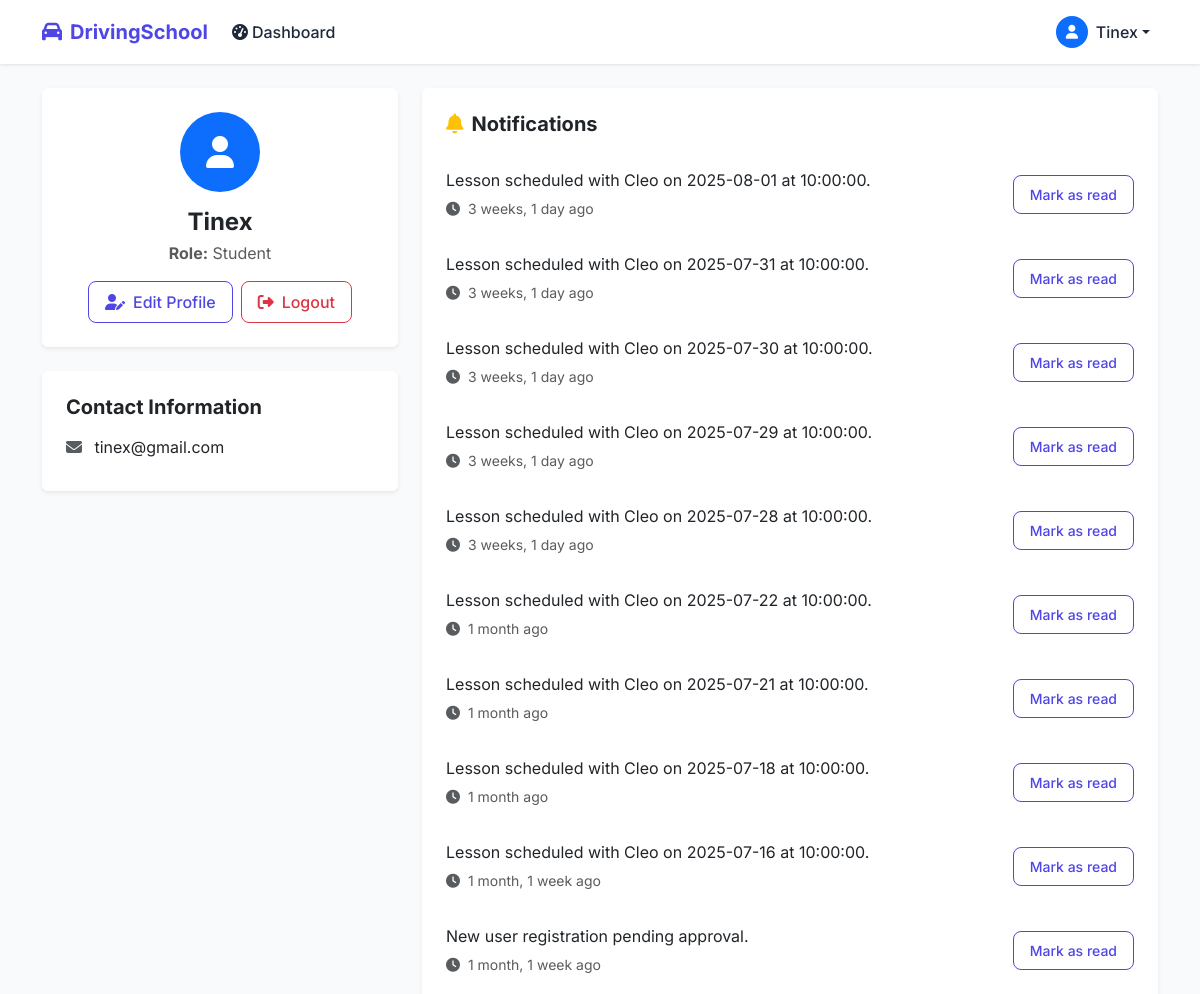
The page /dashboard/ (signed in, upper part) on the database as committed earlier.
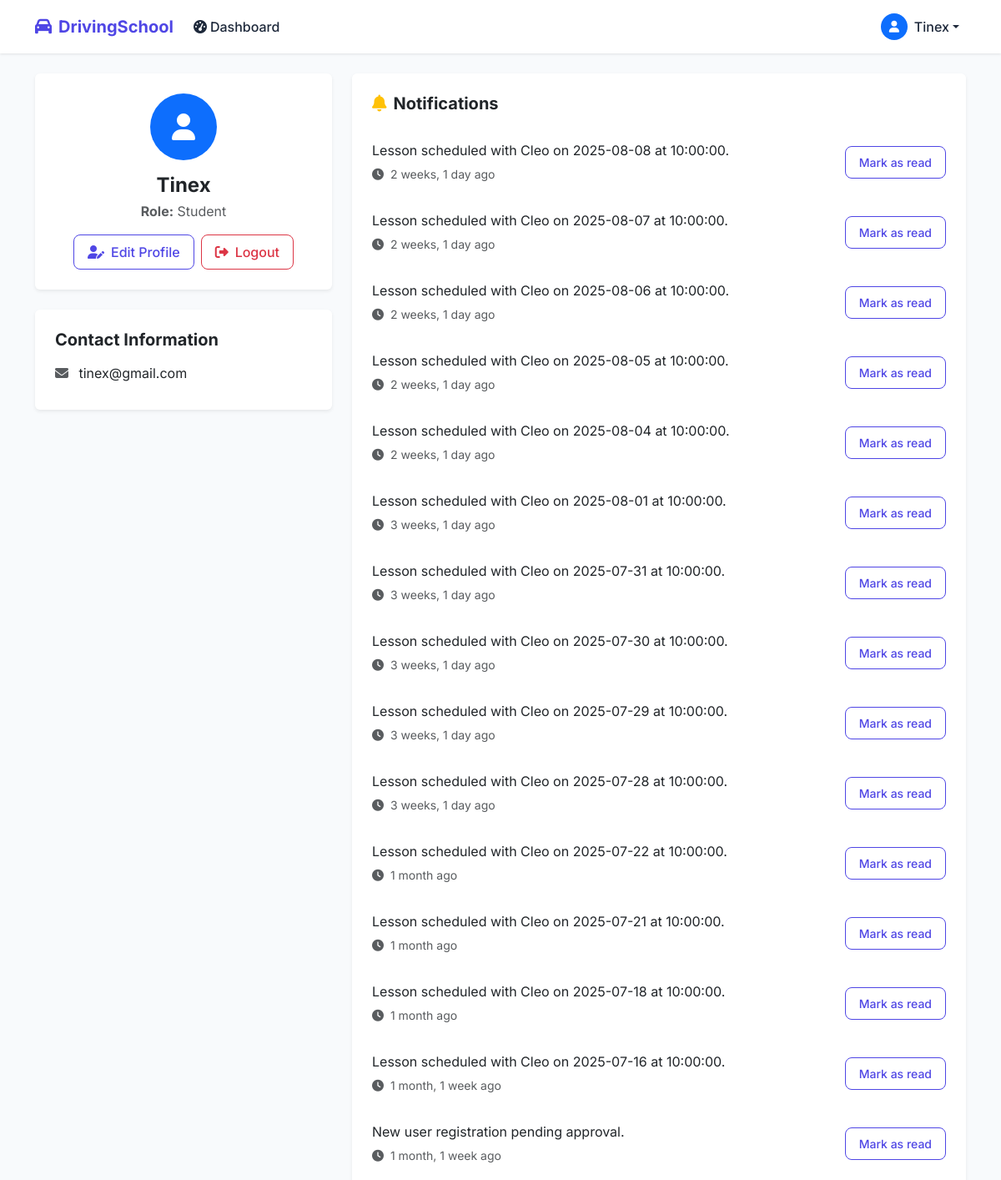
The same page on the database as committed later.
### core/models.py (models this page shows, shortened)
class User(AbstractUser):
    ROLE_CHOICES = (
        ('student', 'Student'),
        ('tutor', 'Tutor'),
        ('admin', 'Admin'),
    )
    PAYMENT_STATUS_CHOICES = (
        ('pending', 'Pending'),
        ('approved', 'Approved'),
        ('rejected', 'Rejected'),
    )
    role = models.CharField(max_length=20, choices=ROLE_CHOICES, default='student')
    phone = models.CharField(max_length=20, blank=True, null=True)
    address = models.TextField(blank=True, null=True)
    is_approved = models.BooleanField(default=False)
    is_invited = models.BooleanField(default=False)
    invitation_code = models.CharField(max_length=64, blank=True, null=True)
    payment_verified = models.BooleanField(default=False)
    payment_proof = models.FileField(upload_to='payment_proofs/', blank=True, null=True)
    payment_status = models.CharField(max_length=20, choices=PAYMENT_STATUS_CHOICES, default='pending')
    payment_submitted_at = models.DateTimeField(blank=True, null=True)
    payment_approved_at = models.DateTimeField(blank=True, null=True)
    profile_picture = models.ImageField(upload_to='profile_pictures/', blank=True, null=True)

class Notification(models.Model):
    user = models.ForeignKey(User, on_delete=models.CASCADE)
    message = models.TextField()
    is_read = models.BooleanField(default=False)
    created_at = models.DateTimeField(auto_now_add=True)

### core/views/auth_views.py (the view, shortened to what this page needs)
# urls.py: path('dashboard/', core_views.dashboard, name='dashboard'),
@login_required
def dashboard(request: HttpRequest) -> HttpResponse:
    user_profile = get_user_profile(request.user) # This will now return the User object
    context: Dict[str, Any] = {'user_profile': user_profile}
    notifications = Notification.objects.filter(
        user=request.user,
        is_read=False
    ).order_by('-created_at')
    context['notifications'] = notifications
    context['upload_payment_proof_url'] = reverse('upload_payment_proof')
    if user_profile: # user_profile is now the User object
        current_date = timezone.now().date()
        if user_profile.role == 'student':
            lessons = user_profile.student_lessons.filter(
                date__gte=current_date
            ).select_related('tutor').order_by('date', 'start_time') # tutor__user is not needed if tutor is a User object
            context['lessons'] = lessons
    return render(request, 'dashboard.html', context)

### core/views/auth_views.py (called while the page is built)
def get_user_profile(user: User) -> Optional[User]:
    return user

### core/templates/dashboard.html (shortened to what this page needs)
{% extends 'base.html' %}
{% block content %}
<div class="row">
    <div class="col-lg-4 mb-4">
        <div class="card border-0 shadow-sm">
                <div class="card-body text-center p-4">
                <div class="bg-primary text-white rounded-circle d-inline-flex align-items-center justify-content-center mb-3" style="width: 80px; height: 80px;">
                    <i class="fas fa-user fa-2x"></i>
                </div>
                <h4 class="fw-bold mb-1">{{ user.get_full_name|default:user.username }}</h4>
                <p class="text-muted mb-3"><strong>Role:</strong> {{ user_profile.get_role_display }}</p>
                <div class="d-flex justify-content-center gap-2">
                    <a href="{% url 'edit_profile' %}" class="btn btn-outline-primary">
                        <i class="fas fa-user-edit me-2"></i>Edit Profile
                    </a>
                    <a href="{% url 'logout' %}" class="btn btn-outline-danger">
                        <i class="fas fa-sign-out-alt me-2"></i>Logout
                    </a>
                </div>
            </div>
        </div>
        <div class="card border-0 shadow-sm mt-4">
            <div class="card-body p-4">
                <h5 class="fw-bold mb-3">Contact Information</h5>
                <div class="mb-2">
                    <i class="fas fa-envelope text-muted me-2"></i>
                    {{ user.email }}
                </div>
            </div>
        </div>
    </div>
    <div class="col-lg-8">
        {% if notifications %}
        <div class="card border-0 shadow-sm mb-4">
            <div class="card-body p-4">
                <div class="d-flex justify-content-between align-items-center mb-3">
                    <h5 class="fw-bold mb-0">
                        <i class="fas fa-bell text-warning me-2"></i>Notifications
                    </h5>
                </div>
                <div class="list-group list-group-flush">
                    {% for notification in notifications %}
                    <div class="list-group-item border-0 px-0 py-3 notification-item">
                        <div class="d-flex justify-content-between align-items-center">
                            <div class="me-3">
                                <p class="mb-1">{{ notification.message }}</p>
                                <small class="text-muted">
                                    <i class="fas fa-clock me-1"></i>
                                    {{ notification.created_at|timesince }} ago
                                </small>
                            </div>
                            <a href="/notification/read/{{ notification.id }}/"
                               class="btn btn-sm btn-outline-primary mark-notification-read"
                               data-notification-id="{{ notification.id }}">
                                Mark as read
                            </a>
                        </div>
                    </div>
                    {% endfor %}
                </div>
            </div>
        </div>
        {% endif %}
    </div>
</div>
{% endblock %}

### core/templates/base.html (shortened to what this page needs)
<!DOCTYPE html>
<html lang="en" data-theme="light">
<head>
    <link href="https://cdn.jsdelivr.net/npm/bootstrap@5.3.2/dist/css/bootstrap.min.css" rel="stylesheet">
    <link rel="stylesheet" href="https://cdnjs.cloudflare.com/ajax/libs/font-awesome/6.4.0/css/all.min.css">
    {% load static %}
    <link rel="stylesheet" href="{% static 'css/style.css' %}">
</head>
<body>
    <nav class="navbar navbar-expand-lg navbar-custom sticky-top">
        <div class="container">
            <a class="navbar-brand d-flex align-items-center" href="{% url 'home' %}">
                <i class="fas fa-car me-2"></i>
                <span class="fw-bold">DrivingSchool</span>
            </a>
            <div class="collapse navbar-collapse" id="navbarNav">
                <ul class="navbar-nav me-auto">
                    {% if user.is_authenticated %}
                        <li class="nav-item">
                            <a class="nav-link" href="{% url 'dashboard' %}">
                                <i class="fas fa-tachometer-alt me-1"></i>Dashboard
                            </a>
                        </li>
                    {% endif %}
                </ul>
                <ul class="navbar-nav">
                    {% if user.is_authenticated %}
                        <li class="nav-item dropdown">
                            <a class="nav-link dropdown-toggle d-flex align-items-center" href="#" id="navbarDropdown" role="button" data-bs-toggle="dropdown">
                                {% if user.profile_picture %}
                                    <img src="{{ user.profile_picture.url }}" alt="Profile Picture" class="rounded-circle me-2" style="width: 32px; height: 32px; object-fit: cover;">
                                {% else %}
                                    <div class="bg-primary text-white rounded-circle d-flex align-items-center justify-content-center me-2" style="width: 32px; height: 32px;">
                                        <i class="fas fa-user fa-sm"></i>
                                    </div>
                                {% endif %}
                                {{ user.get_full_name|default:user.username }}
                            </a>
                        </li>
                    {% endif %}
                </ul>
            </div>
        </div>
    </nav>
    <main class="py-4">
        <div class="container">
            {% block content %}{% endblock %}
        </div>
    </main>
</body>
</html>

### core/static/css/style.css (style rules this page uses)
:root { --primary-color: #4f46e5; --primary-hover: #4338ca; --secondary-color: #64748b; --success-color: #22c55e; --danger-color: #ef4444; --warning-color: #f59e0b; --info-color: #3b82f6; --background-light: #f8fafc; --text-dark: #1e293b; --text-light: #64748b; --border-color: #e2e8f0; --card-shadow: 0 4px 6px -1px rgb(0 0 0 / 0.1), 0 2px 4px -2px rgb(0 0 0 / 0.1); }
body { font-family: 'Inter', system-ui, -apple-system, sans-serif; background-color: var(--background-light); color: var(--text-dark); line-height: 1.5; }
.navbar-custom { background-color: white; box-shadow: 0 1px 3px 0 rgb(0 0 0 / 0.1); }
.navbar-brand { font-weight: 600; color: var(--primary-color) !important; }
.nav-link { color: var(--text-dark) !important; font-weight: 500; transition: color 0.2s; }
.card { border: none; box-shadow: var(--card-shadow); transition: transform 0.2s, box-shadow 0.2s; }
.btn { font-weight: 500; padding: 0.5rem 1rem; border-radius: 0.5rem; transition: all 0.2s; }
.btn-outline-primary { color: var(--primary-color); border-color: var(--primary-color); }
.fade-in { animation: fadeIn 0.3s ease-out; }

Rows that differ between the two databases and show on the page:
added Notification: message "Lesson scheduled with Cleo on 2025-08-08 at 10:00:00.", created_at "2 weeks, 1 day"
added Notification: message "Lesson scheduled with Cleo on 2025-08-07 at 10:00:00.", created_at "2 weeks, 1 day"
added Notification: message "Lesson scheduled with Cleo on 2025-08-06 at 10:00:00.", created_at "2 weeks, 1 day"
added Notification: message "Lesson scheduled with Cleo on 2025-08-05 at 10:00:00.", created_at "2 weeks, 1 day"
added Notification: message "Lesson scheduled with Cleo on 2025-08-04 at 10:00:00.", created_at "2 weeks, 1 day"
